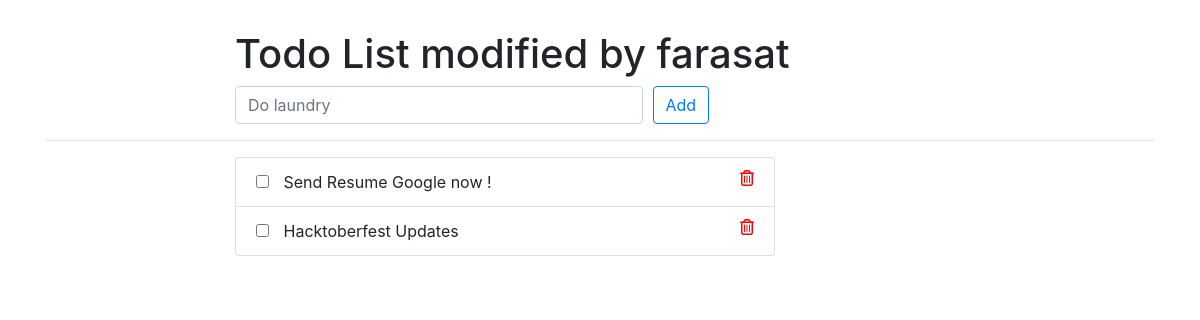
Page /todos/ on the earlier database version.
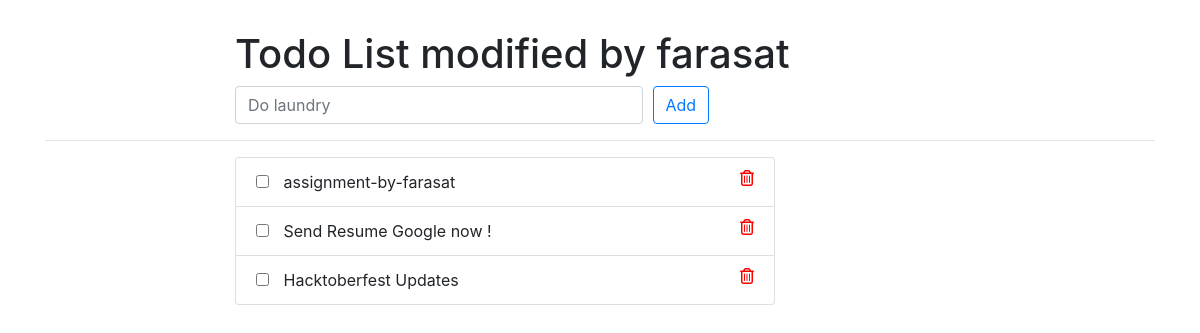
Same page on the later database version.
### todos/models.py (models this page shows, shortened)
class Todo(models.Model):
    title = models.CharField(max_length=100)
    created_at = models.DateTimeField('Created', auto_now_add=True)
    update_at = models.DateTimeField('Updated', auto_now=True)
    isCompleted = models.BooleanField(default=False)

### todos/views.py (the view)
# urls.py: path('', views.IndexView.as_view(), name='index'),
class IndexView(generic.ListView):
    template_name = 'todos/index.html'
    context_object_name = 'todo_list'
    def get_queryset(self):
        return Todo.objects.order_by('-created_at')

### todos/templates/todos/index.html (shortened to what this page needs)
{% extends 'todos/base.html' %}
{% block content %}
<div class="container">
  <div class="row">
    <div class="offset-md-2 col-lg-9">
      <div class="page-header">
        <h1>
          Todo List modified by farasat
        </h1>
      </div>
    </div>
  </div>
  <div class="row">
    <div class="offset-md-2 col-lg-9">
      <form method="post" action="{% url 'todos:add' %}">
        <div class="form-row">
          <div class="col-md-6">
            <input type="text" class="form-control" name="title" placeholder="Do laundry" required>
          </div>
          <div class="col-md-6">
            <button type="submit" name="submit" class="btn btn-outline-primary">
              Add
            </button>
          </div>
        </div>
      </form>
    </div>
  </div>
  <hr />
  <div class="row">
    <div class="offset-md-2 col-lg-6">
      <div class="list-group">
        {% for todo in todo_list %}
        <div class="list-group-item {% if todo.isCompleted %} todo-complete {% endif %}">
          <form style="display: inline;" method="post" action="{% url 'todos:update' todo.id %}">
            <input type="checkbox" name="isCompleted" onchange="this.form.submit()"  class="todo-status-checkbox"
              title="{% if not todo.isCompleted %} mark as done {% else %} mark undone {% endif %}">
          </form>
          {{ todo.title }}
          <a href="{% url 'todos:delete' todo.id %}" title="Delete">
            <i class="far fa-trash-alt"></i>
          </a>
        </div>
        {% endfor %}
      </div>
    </div>
  </div>
</div>
{% endblock %}

### todos/templates/todos/base.html (shortened to what this page needs)
{% load static %}
<!doctype html>
<html lang="en">
  <head>
    <link rel="stylesheet" href="https://stackpath.bootstrapcdn.com/bootstrap/4.4.1/css/bootstrap.min.css">
    <link rel="stylesheet" href="{% static 'css/style.css' %}">
  </head>
  <body>
    {% block content %}
    {% endblock %}
  </body>
</html>

### staticfiles/css/style.css (style rules this page uses)
.page-header { margin-top: 30px; }
.fa-trash-alt { color: red; float: right; cursor: pointer; }
.todo-status-checkbox { cursor: pointer; margin-right: 10px; }

Differences in the rows shown:
added Todo: title "assignment-by-farasat"
